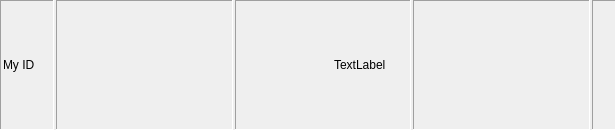
<?xml version="1.0" encoding="UTF-8"?>
<ui version="4.0">
 <class>status_bar</class>
 <widget class="QWidget" name="status_bar">
  <property name="geometry">
   <rect>
    <x>0</x>
    <y>0</y>
    <width>616</width>
    <height>130</height>
   </rect>
  </property>
  <property name="windowTitle">
   <string>status_bar</string>
  </property>
  <layout class="QHBoxLayout" name="horizontalLayout">
   <property name="spacing">
    <number>2</number>
   </property>
   <property name="leftMargin">
    <number>0</number>
   </property>
   <property name="topMargin">
    <number>0</number>
   </property>
   <property name="rightMargin">
    <number>0</number>
   </property>
   <property name="bottomMargin">
    <number>0</number>
   </property>
   <item>
    <widget class="QFrame" name="frame">
     <property name="sizePolicy">
      <sizepolicy hsizetype="Fixed" vsizetype="Preferred">
       <horstretch>0</horstretch>
       <verstretch>0</verstretch>
      </sizepolicy>
     </property>
     <property name="frameShape">
      <enum>QFrame::Panel</enum>
     </property>
     <property name="frameShadow">
      <enum>QFrame::Sunken</enum>
     </property>
     <layout class="QHBoxLayout" name="horizontalLayout_2">
      <property name="spacing">
       <number>0</number>
      </property>
      <property name="leftMargin">
       <number>2</number>
      </property>
      <property name="topMargin">
       <number>0</number>
      </property>
      <property name="rightMargin">
       <number>0</number>
      </property>
      <property name="bottomMargin">
       <number>0</number>
      </property>
      <item>
       <widget class="QLabel" name="lbId">
        <property name="sizePolicy">
         <sizepolicy hsizetype="Minimum" vsizetype="Preferred">
          <horstretch>0</horstretch>
          <verstretch>0</verstretch>
         </sizepolicy>
        </property>
        <property name="minimumSize">
         <size>
          <width>50</width>
          <height>0</height>
         </size>
        </property>
        <property name="text">
         <string>My ID</string>
        </property>
        <property name="alignment">
         <set>Qt::AlignLeading|Qt::AlignLeft|Qt::AlignVCenter</set>
        </property>
       </widget>
      </item>
     </layout>
    </widget>
   </item>
   <item>
    <widget class="QFrame" name="frame_2">
     <property name="sizePolicy">
      <sizepolicy hsizetype="Preferred" vsizetype="Preferred">
       <horstretch>0</horstretch>
       <verstretch>0</verstretch>
      </sizepolicy>
     </property>
     <property name="minimumSize">
      <size>
       <width>100</width>
       <height>0</height>
      </size>
     </property>
     <property name="maximumSize">
      <size>
       <width>16777215</width>
       <height>16777215</height>
      </size>
     </property>
     <property name="frameShape">
      <enum>QFrame::Panel</enum>
     </property>
     <property name="frameShadow">
      <enum>QFrame::Sunken</enum>
     </property>
     <layout class="QHBoxLayout" name="horizontalLayout_3">
      <property name="spacing">
       <number>3</number>
      </property>
      <property name="leftMargin">
       <number>3</number>
      </property>
      <property name="topMargin">
       <number>0</number>
      </property>
      <property name="rightMargin">
       <number>3</number>
      </property>
      <property name="bottomMargin">
       <number>0</number>
      </property>
      <item>
       <widget class="QLabel" name="lbCoThinkersCount">
        <property name="sizePolicy">
         <sizepolicy hsizetype="Preferred" vsizetype="Preferred">
          <horstretch>0</horstretch>
          <verstretch>0</verstretch>
         </sizepolicy>
        </property>
        <property name="minimumSize">
         <size>
          <width>100</width>
          <height>0</height>
         </size>
        </property>
        <property name="maximumSize">
         <size>
          <width>16777215</width>
          <height>16777215</height>
         </size>
        </property>
        <property name="text">
         <string/>
        </property>
        <property name="alignment">
         <set>Qt::AlignRight|Qt::AlignTrailing|Qt::AlignVCenter</set>
        </property>
       </widget>
      </item>
     </layout>
    </widget>
   </item>
   <item>
    <widget class="QFrame" name="frame_3">
     <property name="sizePolicy">
      <sizepolicy hsizetype="Minimum" vsizetype="Preferred">
       <horstretch>0</horstretch>
       <verstretch>0</verstretch>
      </sizepolicy>
     </property>
     <property name="minimumSize">
      <size>
       <width>10</width>
       <height>0</height>
      </size>
     </property>
     <property name="maximumSize">
      <size>
       <width>16777215</width>
       <height>16777215</height>
      </size>
     </property>
     <property name="frameShape">
      <enum>QFrame::Panel</enum>
     </property>
     <property name="frameShadow">
      <enum>QFrame::Sunken</enum>
     </property>
     <layout class="QHBoxLayout" name="horizontalLayout_4">
      <property name="spacing">
       <number>3</number>
      </property>
      <property name="leftMargin">
       <number>3</number>
      </property>
      <property name="topMargin">
       <number>0</number>
      </property>
      <property name="rightMargin">
       <number>3</number>
      </property>
      <property name="bottomMargin">
       <number>0</number>
      </property>
      <item>
       <widget class="QLabel" name="labelReqImg">
        <property name="minimumSize">
         <size>
          <width>16</width>
          <height>0</height>
         </size>
        </property>
        <property name="maximumSize">
         <size>
          <width>16</width>
          <height>16777215</height>
         </size>
        </property>
        <property name="text">
         <string/>
        </property>
        <property name="pixmap">
         <pixmap resource="../icons.qrc">:/icons/network.ico</pixmap>
        </property>
       </widget>
      </item>
      <item>
       <widget class="QLabel" name="labelReq">
        <property name="sizePolicy">
         <sizepolicy hsizetype="Preferred" vsizetype="Preferred">
          <horstretch>0</horstretch>
          <verstretch>0</verstretch>
         </sizepolicy>
        </property>
        <property name="text">
         <string/>
        </property>
       </widget>
      </item>
      <item>
       <widget class="QLabel" name="labelReqErr">
        <property name="text">
         <string>TextLabel</string>
        </property>
       </widget>
      </item>
     </layout>
    </widget>
   </item>
   <item>
    <widget class="QFrame" name="frame_4">
     <property name="sizePolicy">
      <sizepolicy hsizetype="Minimum" vsizetype="Preferred">
       <horstretch>0</horstretch>
       <verstretch>0</verstretch>
      </sizepolicy>
     </property>
     <property name="minimumSize">
      <size>
       <width>10</width>
       <height>0</height>
      </size>
     </property>
     <property name="maximumSize">
      <size>
       <width>16777215</width>
       <height>16777215</height>
      </size>
     </property>
     <property name="frameShape">
      <enum>QFrame::Panel</enum>
     </property>
     <property name="frameShadow">
      <enum>QFrame::Sunken</enum>
     </property>
     <layout class="QHBoxLayout" name="horizontalLayout_5">
      <property name="spacing">
       <number>3</number>
      </property>
      <property name="leftMargin">
       <number>3</number>
      </property>
      <property name="topMargin">
       <number>0</number>
      </property>
      <property name="rightMargin">
       <number>3</number>
      </property>
      <property name="bottomMargin">
       <number>0</number>
      </property>
      <item>
       <widget class="QLabel" name="labelNetImg">
        <property name="minimumSize">
         <size>
          <width>16</width>
          <height>0</height>
         </size>
        </property>
        <property name="maximumSize">
         <size>
          <width>16</width>
          <height>16777215</height>
         </size>
        </property>
        <property name="text">
         <string/>
        </property>
       </widget>
      </item>
      <item>
       <widget class="QLabel" name="labelNet">
        <property name="sizePolicy">
         <sizepolicy hsizetype="Preferred" vsizetype="Preferred">
          <horstretch>0</horstretch>
          <verstretch>0</verstretch>
         </sizepolicy>
        </property>
        <property name="text">
         <string/>
        </property>
       </widget>
      </item>
     </layout>
    </widget>
   </item>
   <item>
    <widget class="QFrame" name="frame_5">
     <property name="minimumSize">
      <size>
       <width>24</width>
       <height>0</height>
      </size>
     </property>
     <property name="maximumSize">
      <size>
       <width>24</width>
       <height>16777215</height>
      </size>
     </property>
     <property name="frameShape">
      <enum>QFrame::Panel</enum>
     </property>
     <property name="frameShadow">
      <enum>QFrame::Sunken</enum>
     </property>
     <layout class="QHBoxLayout" name="horizontalLayout_6">
      <property name="spacing">
       <number>0</number>
      </property>
      <property name="leftMargin">
       <number>2</number>
      </property>
      <property name="topMargin">
       <number>0</number>
      </property>
      <property name="rightMargin">
       <number>0</number>
      </property>
      <property name="bottomMargin">
       <number>0</number>
      </property>
     </layout>
    </widget>
   </item>
  </layout>
 </widget>
 <layoutdefault spacing="6" margin="11"/>
 <resources>
  <include location="../icons.qrc"/>
 </resources>
 <connections/>
</ui>
